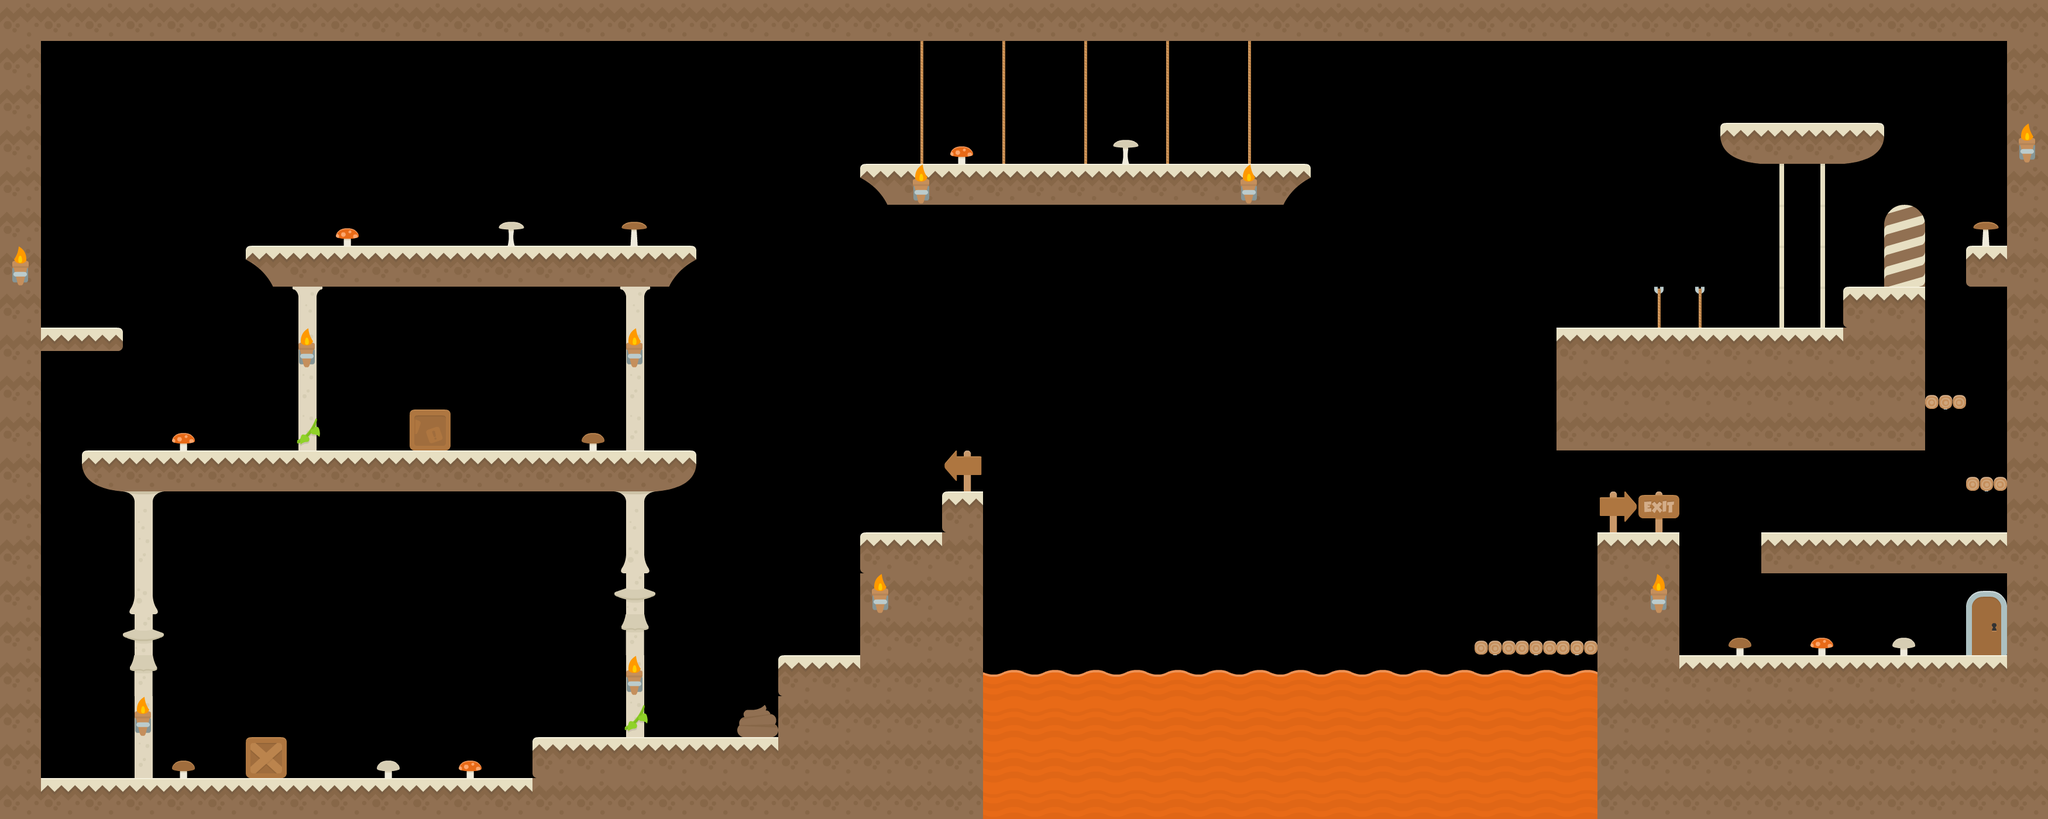

Below is a game level as drawn by its tile map, then a one-line description and the .tmx that defines it (tile-layer data replaced by summaries):
An orthogonal 50x20 tile map with 70x70 px tiles, 5 tile layers (Limite, CollisionLayer, Object, End, ...), 4 tilesets.

<map version="1.0" orientation="orthogonal" renderorder="right-down" width="50" height="20" tilewidth="70" tileheight="70" nextobjectid="51">
 <tileset firstgid="1" name="sheet" tilewidth="70" tileheight="70" tilecount="98" columns="14">
  <image source="tiles/map/sheet.png" width="980" height="490" />
  <tile id="39">
   <properties>
    <property name="tileType" value="half" />
   </properties>
  </tile>
  <tile id="50">
   <properties>
    <property name="tileType" value="half" />
   </properties>
  </tile>
  <tile id="51">
   <properties>
    <property name="tileType" value="half" />
   </properties>
  </tile>
  <tile id="52">
   <properties>
    <property name="tileType" value="half" />
   </properties>
  </tile>
  <tile id="84">
   <properties>
    <property name="tileType" value="air" />
   </properties>
  </tile>
 </tileset>
 <tileset firstgid="99" name="tiles_spritesheet" tilewidth="70" tileheight="70" spacing="2" tilecount="156" columns="12">
  <image source="tiles/map/tiles_spritesheet.png" width="914" height="936" />
  <tile id="124">
   <properties>
    <property name="tileType" value="halfDown" />
   </properties>
  </tile>
 </tileset>
 <tileset firstgid="255" name="spritesheet" tilewidth="70" tileheight="70" spacing="1" tilecount="49" columns="7">
  <image source="tiles/map/spritesheet.png" width="512" height="512" />
 </tileset>
 <tileset firstgid="304" name="grayy" tilewidth="32" tileheight="32" tilecount="800" columns="20">
  <image source="tiles/map/grassy_tileset.png" width="640" height="1280" />
 </tileset>
 <layer name="Limite" width="50" height="20">
  <data>[1000 cells, 1000 non-empty, 2 distinct tile ids]</data>
 </layer>
 <layer name="CollisionLayer" width="50" height="20">
  <data>[1000 cells, 1000 non-empty, 11 distinct tile ids]</data>
 </layer>
 <layer name="Object" width="50" height="20">
  <data>[1000 cells, 1000 non-empty, 28 distinct tile ids]</data>
 </layer>
 <layer name="End" width="50" height="20">
  <data>[1000 cells, 1000 non-empty, 3 distinct tile ids]</data>
 </layer>
 <layer name="Object2" width="50" height="20">
  <data>[1000 cells, 9 non-empty, 2 distinct tile ids]</data>
 </layer>
</map>
